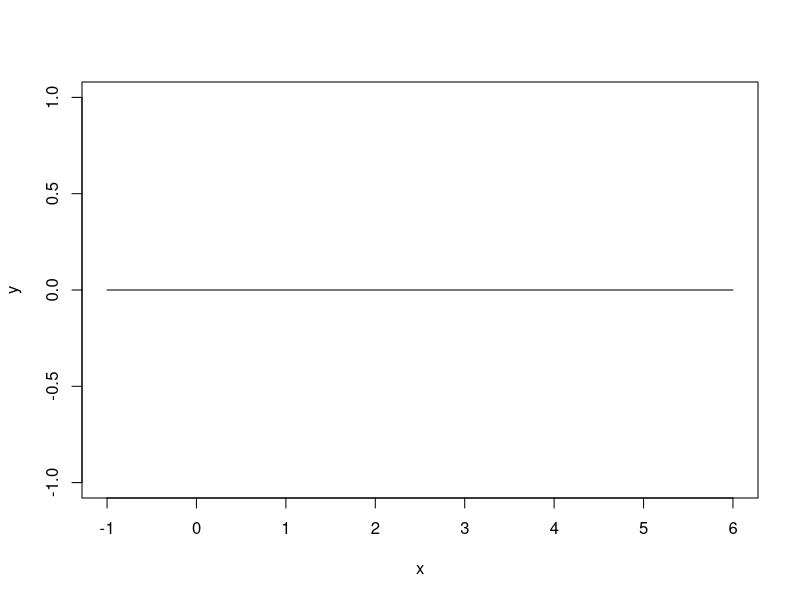
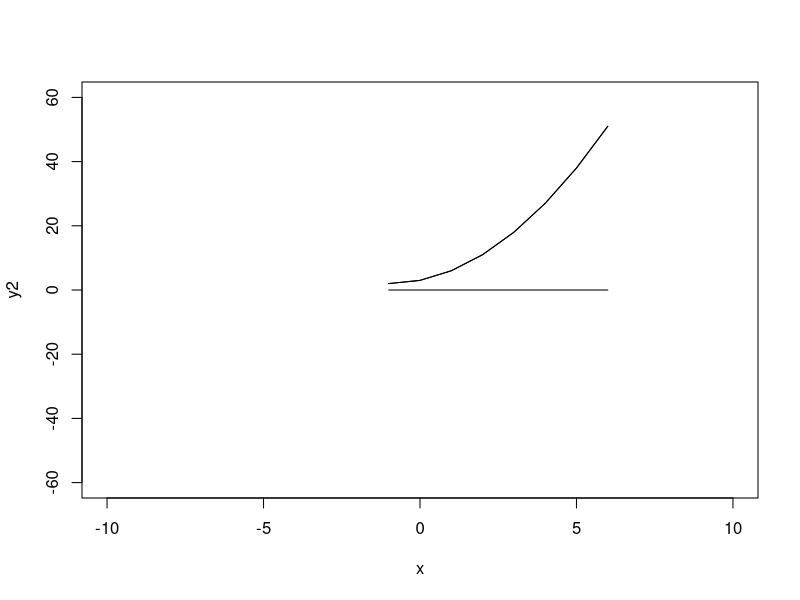

Source code (R) for these figures, in order:
quad <- function(x,a=0,b=0,c=0) {
  return(a*x^2+b*x+c)
} 

x <- c(-1:6)

quad(x)
#results in all zeros

y <- quad(x)

plot(x,y,"l")
#results in a line

y2 <- quad(x,1,2,3)

plot(x, y2, xlim=c(-10,10), ylim=c(-60,60), "l")
lines(x,y)
lines(x,y2) 
#fixed axis and plotted curve and line 

y3 <- quad(x,0,0,1)
y4 <- quad(x,0,1,1)
y5 <- quad(x,1,1,0)
y6 <- quad(x,1,0,1)
y7 <- quad(x,1,0,0)
y8 <- quad(x,0,1,0)
#these are the six possible cases

#This homework taught me how to plot and graph functions. Also, this explains how to create a dynamic document using R Markdown.  
